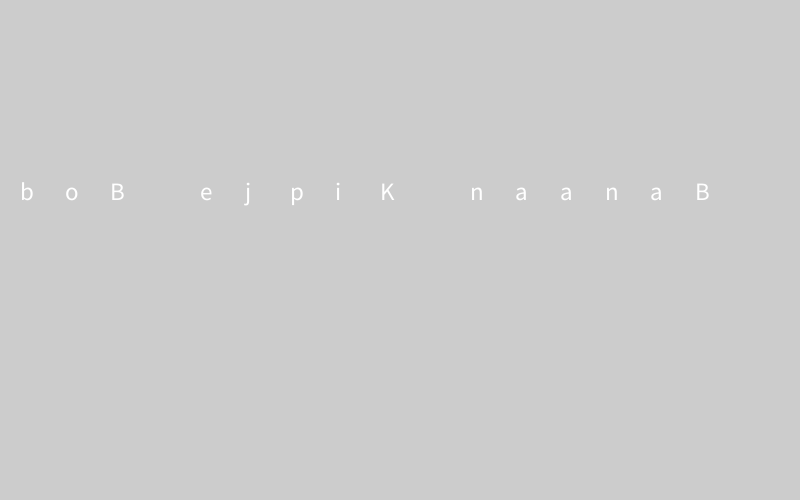
Frame 1 (no input)
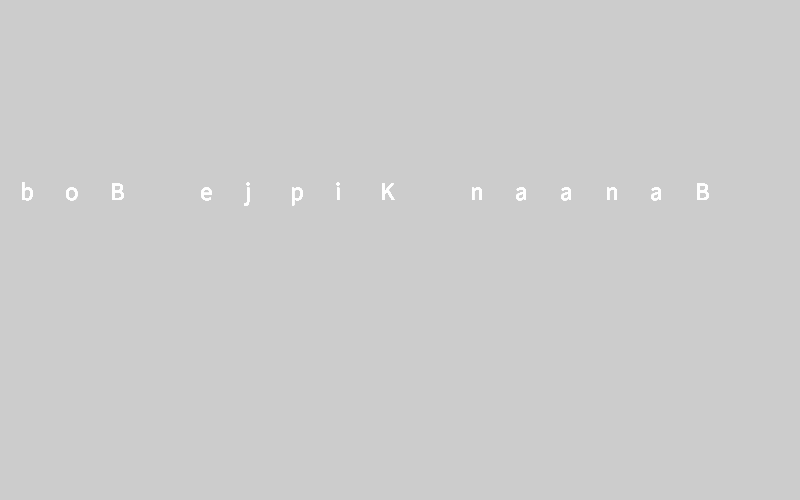
Frame 60 (the mouse pressed at the canvas centre just before this capture)
Frame 120 (the mouse held since frame 60 and released just before this capture): identical to frame 60, image omitted

The Processing sketch that drew these frames (run headless with seeded random() and noise(); from frame 60 on, the mouse is pressed at the canvas centre):

// Processing sketch: topic_1_1_2_processing_code
// ── topic_1_1_2_processing_code.pde
String[] words = {"Banaan", "Kipje", "Bob"};
String row = join(words, " ");
String rowreverse = new String(reverse(row.toCharArray()));

void setup() {
  size(800, 500);
  textSize(25);
}
void draw() {
  for (int n=0; n <rowreverse.length(); n++) {
    text(rowreverse.charAt(n), 20+n*45, 200);
  }//end for
}
